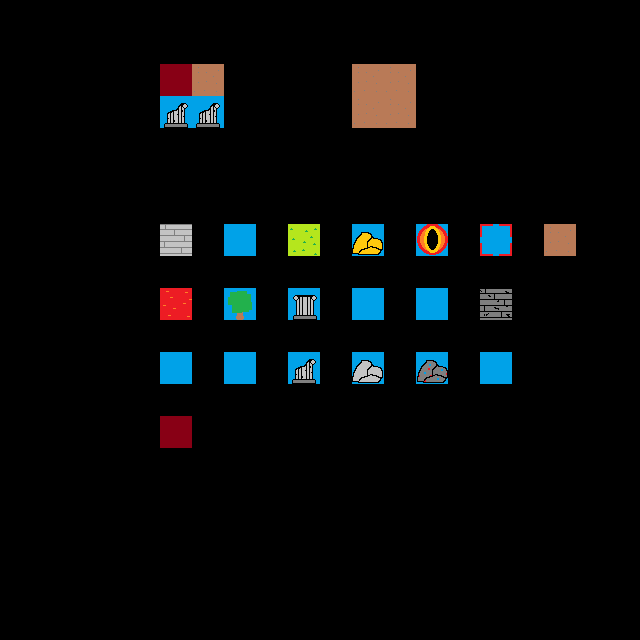

Below is a game level as drawn by its tile map, then a one-line description and the .tmx file that defines it, in full:
An orthogonal 20x20 tile map with 32x32 px tiles, 2 tile layers (regions, input_Decoration) and 12 objects (3x WALL, 2x GOLD, 2x DOOR, 2x COLUMN, PORTAL, ...).

<map version="1.0" orientation="orthogonal" renderorder="right-down" width="20" height="20" tilewidth="32" tileheight="32" nextobjectid="43">
 <tileset firstgid="1" name="wild_tileset" tilewidth="32" tileheight="32" tilecount="26" columns="12">
  <image source="wildtileset.png" width="384" height="64" />
  <terraintypes>
   <terrain name="New Terrain" tile="-1" />
  </terraintypes>
 </tileset>
 <layer name="regions" width="20" height="20">
  <data encoding="csv">
0,0,0,0,0,0,0,0,0,0,0,0,0,0,0,0,0,0,0,0,
0,0,0,0,0,0,0,0,0,0,0,0,0,0,0,0,0,0,0,0,
0,0,0,0,0,2,2,0,0,0,0,2,2,0,0,0,0,0,0,0,
0,0,0,0,0,2,2,0,0,0,0,2,2,0,0,0,0,0,0,0,
0,0,0,0,0,0,0,0,0,0,0,0,0,0,0,0,0,0,0,0,
0,0,0,0,0,0,0,0,0,0,0,0,0,0,0,0,0,0,0,0,
0,0,0,0,0,0,0,0,0,0,0,0,0,0,0,0,0,0,0,0,
0,0,0,0,0,2,0,2,0,2,0,2,0,2,0,2,0,2,0,0,
0,0,0,0,0,0,0,0,0,0,0,0,0,0,0,0,0,0,0,0,
0,0,0,0,0,2,0,2,0,2,0,2,0,2,0,2,0,0,0,0,
0,0,0,0,0,0,0,0,0,0,0,0,0,0,0,0,0,0,0,0,
0,0,0,0,0,2,0,2,0,2,0,2,0,2,0,2,0,0,0,0,
0,0,0,0,0,0,0,0,0,0,0,0,0,0,0,0,0,0,0,0,
0,0,0,0,0,2,0,0,0,0,0,0,0,0,0,0,0,0,0,0,
0,0,0,0,0,0,0,0,0,0,0,0,0,0,0,0,0,0,0,0,
0,0,0,0,0,0,0,0,0,0,0,0,0,0,0,0,0,0,0,0,
0,0,0,0,0,0,0,0,0,0,0,0,0,0,0,0,0,0,0,0,
0,0,0,0,0,0,0,0,0,0,0,0,0,0,0,0,0,0,0,0,
0,0,0,0,0,0,0,0,0,0,0,0,0,0,0,0,0,0,0,0,
0,0,0,0,0,0,0,0,0,0,0,0,0,0,0,0,0,0,0,0
</data>
 </layer>
 <objectgroup name="output_Collision">
  <object id="6" name="Gold" type="GOLD" x="352.333" y="224.333" width="31" height="31.3333">
   <properties>
    <property name="isImmobile" type="bool" value="false" />
   </properties>
  </object>
  <object id="7" name="Portal" type="PORTAL" x="415.667" y="223.667" width="32.6667" height="32">
   <properties>
    <property name="isImmobile" type="bool" value="true" />
   </properties>
  </object>
  <object id="12" name="Door" type="DOOR" x="480" y="224" width="31.5" height="31.5">
   <properties>
    <property name="isImmobile" type="bool" value="true" />
   </properties>
  </object>
  <object id="24" name="Wall" type="WALL" x="160" y="225" width="32" height="32" />
  <object id="25" name="Lava" type="LAVA" x="159.5" y="288" width="32" height="32" />
  <object id="28" name="Tree" type="TREE" x="224" y="287" width="32" height="32" />
  <object id="33" name="column" type="COLUMN" x="288" y="288" width="32" height="31" />
  <object id="34" name="Wall" type="WALL" x="481" y="287" width="32" height="31" />
  <object id="35" name="Gold" type="GOLD" x="353" y="351" width="32" height="32" />
  <object id="39" name="wilderness_east;400;300" type="DOOR" x="415" y="352" width="33" height="32" />
  <object id="41" name="Wall" type="WALL" x="160" y="417" width="31" height="31" />
  <object id="42" name="column" type="COLUMN" x="288" y="351" width="32" height="34" />
 </objectgroup>
 <layer name="input_Decoration" width="20" height="20">
  <data encoding="csv">
0,0,0,0,0,0,0,0,0,0,0,0,0,0,0,0,0,0,0,0,
0,0,0,0,0,0,0,0,0,0,0,0,0,0,0,0,0,0,0,0,
0,0,0,0,0,9,7,0,0,0,0,7,7,0,0,0,0,0,0,0,
0,0,0,0,0,8,8,0,0,0,0,7,7,0,0,0,0,0,0,0,
0,0,0,0,0,0,0,0,0,0,0,0,0,0,0,0,0,0,0,0,
0,0,0,0,0,0,0,0,0,0,0,0,0,0,0,0,0,0,0,0,
0,0,0,0,0,0,0,0,0,0,0,0,0,0,0,0,0,0,0,0,
0,0,0,0,0,4,0,2,0,1,0,5,0,6,0,3,0,7,0,0,
0,0,0,0,0,0,0,0,0,0,0,0,0,0,0,0,0,0,0,0,
0,0,0,0,0,14,0,15,0,18,0,0,0,0,0,10,0,0,0,0,
0,0,0,0,0,0,0,0,0,0,0,0,0,0,0,0,0,0,0,0,
0,0,0,0,0,0,0,0,0,8,0,17,0,22,0,0,0,0,0,0,
0,0,0,0,0,0,0,0,0,0,0,0,0,0,0,0,0,0,0,0,
0,0,0,0,0,9,0,0,0,0,0,0,0,0,0,0,0,0,0,0,
0,0,0,0,0,0,0,0,0,0,0,0,0,0,0,0,0,0,0,0,
0,0,0,0,0,0,0,0,0,0,0,0,0,0,0,0,0,0,0,0,
0,0,0,0,0,0,0,0,0,0,0,0,0,0,0,0,0,0,0,0,
0,0,0,0,0,0,0,0,0,0,0,0,0,0,0,0,0,0,0,0,
0,0,0,0,0,0,0,0,0,0,0,0,0,0,0,0,0,0,0,0,
0,0,0,0,0,0,0,0,0,0,0,0,0,0,0,0,0,0,0,0
</data>
 </layer>
</map>
